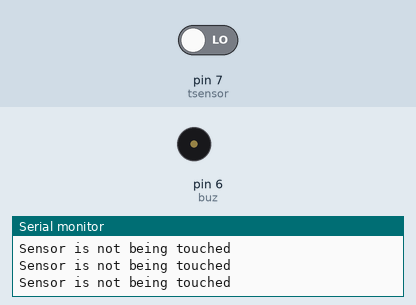
Bench run of a sketch on a simulated Arduino Uno, built with avr-gcc and run on an emulated ATmega328P. Parts: buzzer (waves = sounding, pin HIGH), the last lines printed to the serial monitor. Inputs (shaded band) come from the test bench; at power-on: pin 7 (tsensor) LOW.

Above: at 2.8 s.
2.9 s: pin 7 (tsensor) driven HIGH
At 4.0 s:
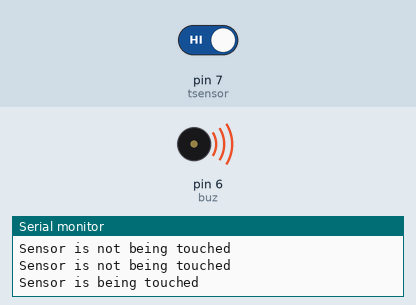
4.5 s: pin 7 (tsensor) driven LOW
At 5.5 s:
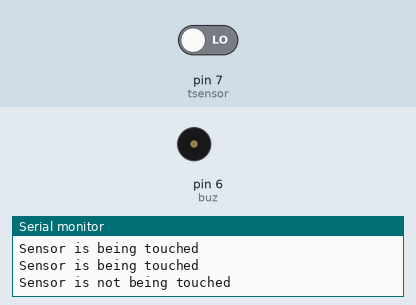
Timing chart, 0 to 7.5 s (numbered marks = the images above; inputs shaded):
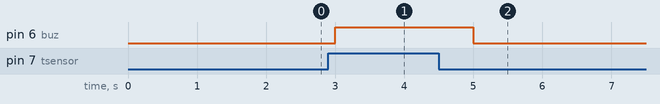

Measured:
- after the input at 2.9 s, pin 6 (buz): LOW → HIGH after 0.10 s
- after the input at 4.5 s, pin 6 (buz): HIGH → LOW after 0.50 s

The sketch:

touchSensor.ino
```cpp
int tsensor = 7;
int buz=6;
void setup()
{
  Serial.begin(9600);
  pinMode(tsensor,INPUT);
  pinMode(buz,OUTPUT);
}
void loop() {
  int touchDetected = digitalRead(tsensor);
  if (touchDetected == 1) {
    Serial.println("Sensor is being touched");
    digitalWrite(buz,HIGH);
  }
  else
  {
    Serial.println("Sensor is not being touched");
    digitalWrite(buz,LOW);
  }
  delay(1000);
}
```
